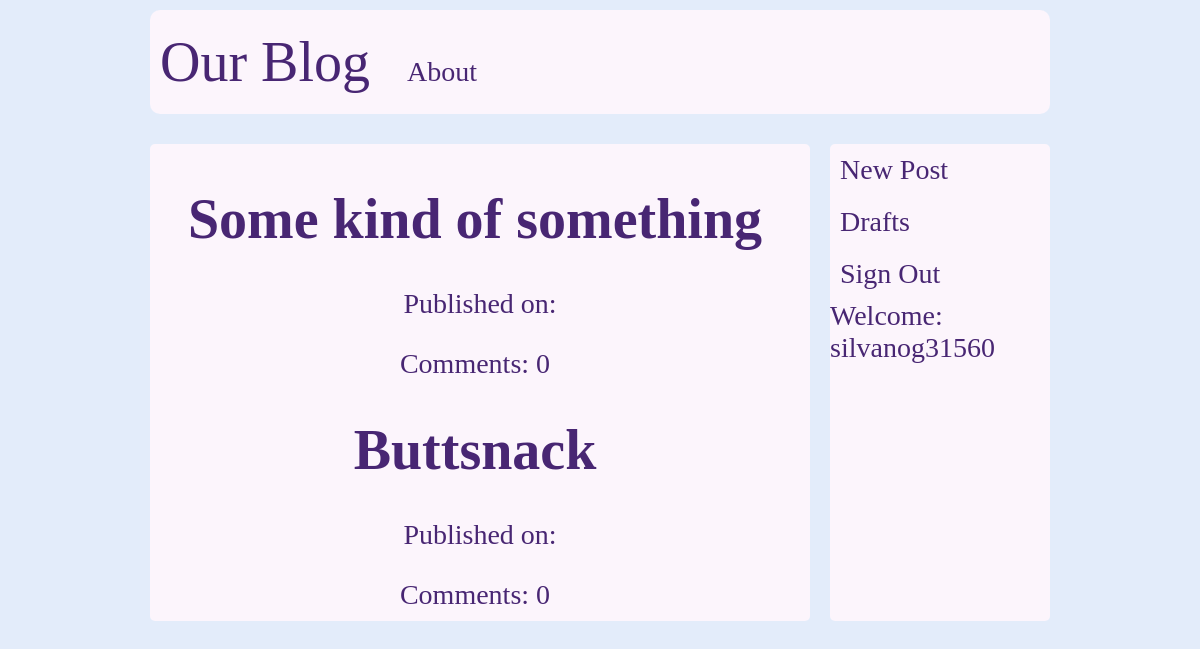
The app's page /draft/ (signed in) with its own data.
### blog_app/models.py (models this page shows, shortened)
class Post(models.Model):
    author = models.ForeignKey('auth.User', on_delete=models.CASCADE)
    title = models.CharField(max_length=200)
    text = models.TextField()
    created_date = models.DateTimeField(default = timezone.now)
    published_date = models.DateTimeField(blank=True, null=True)
    def approve_comments(self):
        return self.comments.filter(approved_comment=True)

### blog_app/views.py (the view)
# urls.py: path('draft/', views.DraftListView.as_view(), name='post_draft_list'),
@method_decorator(login_required, name='dispatch')
class DraftListView(ListView):
    login_url = '/login/'
    redirect_field_name = 'blog_app/post_list.html'
    model = Post
    def get_queryset(self):
        return Post.objects.filter(published_date__isnull=True).order_by('created_date')

### blog_app/templates/blog_app/post_list.html (shortened to what this page needs)
{% extends 'blog_app/base.html' %}
{% block main %}
  <main class="main-structure">
    {% for post in post_list %}
    <h1><a href="{% url 'blog_app:post_detail' pk=post.pk %}">{{ post.title }}</a></h1>
    <p>Published on: {{post.published_date|date:"D M Y"}}</p>
    <a href="{% url 'blog_app:post_detail' pk=post.pk %}">Comments: {{post.approve_comments.count}}</a>
    {% endfor %}
  </main>
{% endblock %}

### blog_app/templates/blog_app/base.html (shortened to what this page needs)
<!DOCTYPE html>
{% load static %}
<html lang="en" dir="ltr">
  <head>
    <link rel="stylesheet" href="//cdn.jsdelivr.net/npm/medium-editor@latest/dist/css/medium-editor.min.css" type="text/css" media="screen" charset="utf-8">
    <link rel="stylesheet" href="{% static 'blog_app/css/blog.css' %}">
  </head>
  <body>
    <header class="nav-bar nav-bar-structure">
      <a id="home" href="{% url 'blog_app:post_list' %}">Our Blog</a>
      <a href="{% url 'blog_app:about' %}">About</a>
    </header>
    <aside class="nav-bar aside-structure">
      <nav class="aside-nav-structure">
        {% if user.is_authenticated %}
          <a href="{% url 'blog_app:post_new'%}">New Post</a>
          <a href="{% url 'blog_app:post_draft_list' %}">Drafts</a>
          <a href="{% url 'logout' %}">Sign Out</a>
          <p class="no-margin">Welcome: {{ user.username }}</p>
        {% else %}
          <a class="sign-in" href="{% url 'login' %}">Sign In!</a>
        {% endif %}
      </nav>
    </aside>
    {% block main %}
    {% endblock %}
  </body>
</html>

### blog_app/static/blog_app/css/blog.css (style rules this page uses)
html { font-size: 10px; font-family: Times, "Times New Roman", Georgia, serif; --primary-color: #301008; --secondary-color: #ed0b70; --main-bg-color: #e3ecfa; --main-font-color: #482673; --secondary-bg-color: #fcf5fc; }
body { background-color: var(--main-bg-color); color: var(--main-font-color); font-size: calc(1.6rem + 1vw); }
#home { font-size: 2em; }
a { text-decoration: none; padding: 1rem; margin-right: 1rem; color: var(--main-font-color); }
.no-margin { margin: 0px; }
.nav-bar { background-color: var(--secondary-bg-color); border-radius: 5px; }
.nav-bar-structure { padding: 2rem 0rem; border-radius: 1rem; }
.aside-structure { margin-top: 1rem; }
.aside-nav-structure { display: flex; flex-wrap: wrap; flex: 1; justify-content: space-around; align-items: center; }
main { background-color: var(--secondary-bg-color); border-radius: 5px; }
.main-structure { text-align: center; margin: 10px 10%; padding: 5px 0px 10px 0px; }
@media screen and (min-width: 56rem) { body { display: grid; grid-template-areas: "header header" "main aside"; grid-template-columns: minmax(0,3fr) 1fr; gap: 20px; margin: 10px 15rem; } }
@media screen and (min-width: 56rem) { header { grid-area: header; } }
@media screen and (min-width: 56rem) { .main-structure { grid-area: main; margin: 10px 0 0 0; } }
@media screen and (min-width: 56rem) { .aside-nav-structure { grid-area: aside; } }
@media screen and (min-width: 56rem) { .aside-nav-structure { display: flex; flex-wrap: wrap; flex-direction: column; flex: 1; align-items: flex-start; } }

### records on screen
Post: title "Some kind of something", approve_comments.count "0"
Post: title "Buttsnack", approve_comments.count "0"

### other values on screen
{{ user.username }} "silvanog31560"
